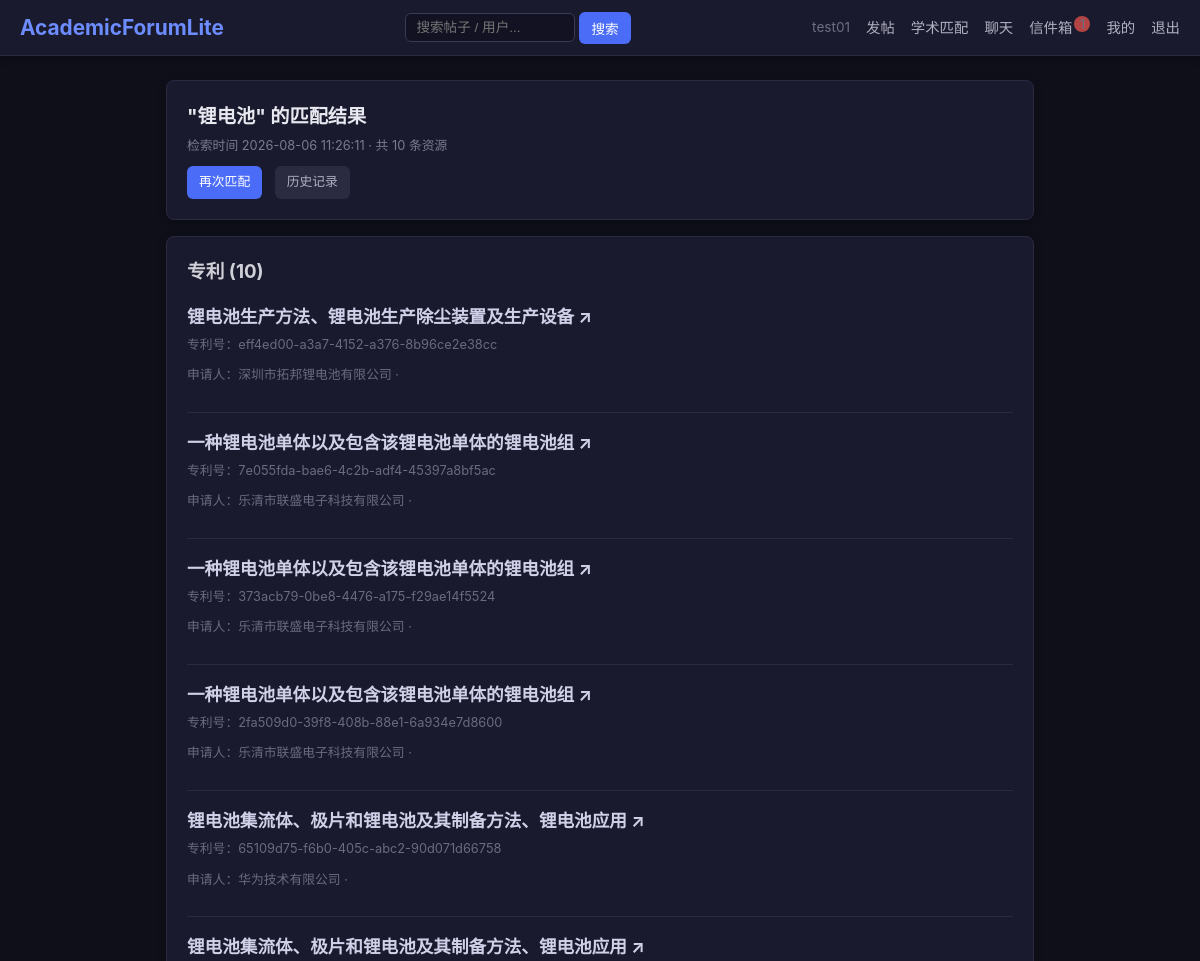
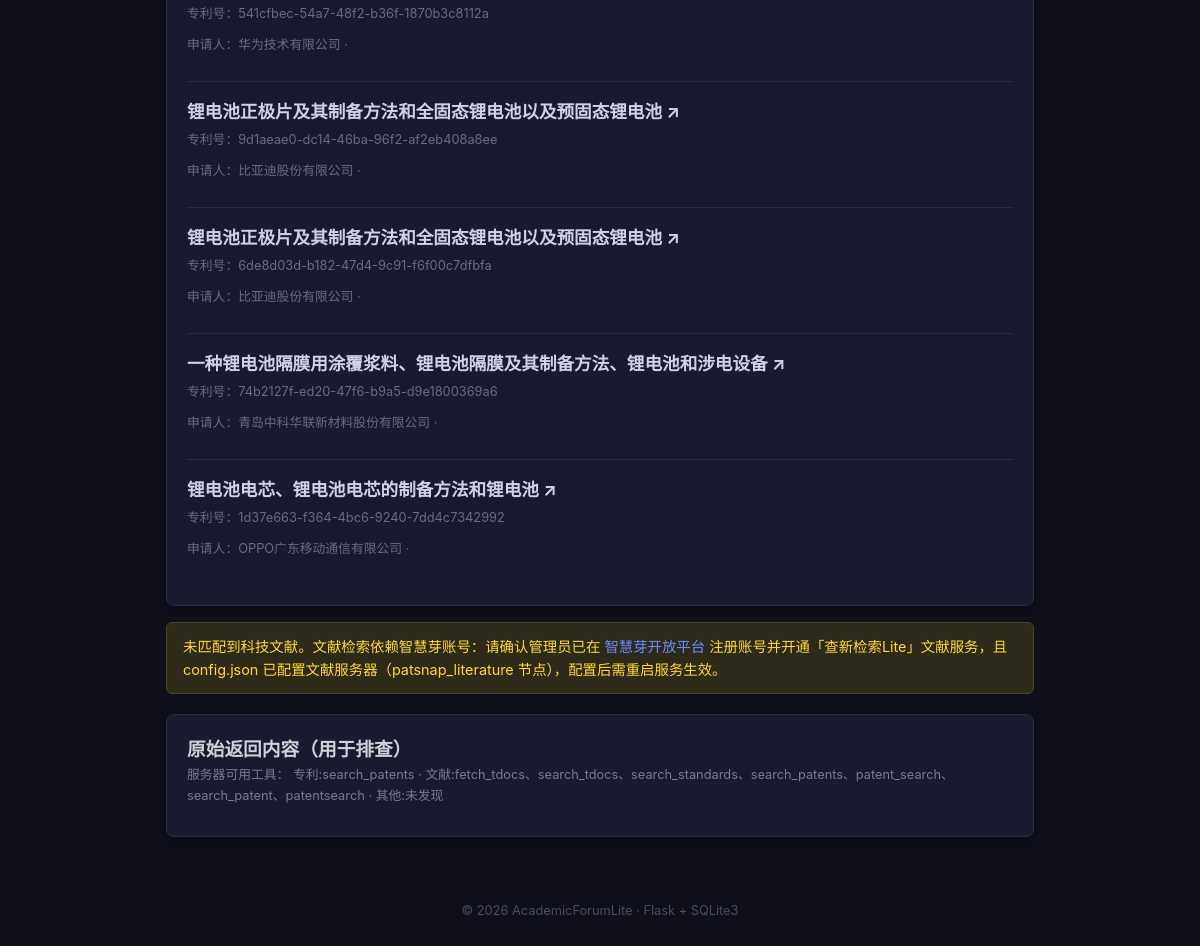
The app's page /match/result/8 (signed in) with its own data (2 pictures, top to bottom).
### tables this page shows
CREATE TABLE academic_search (
            id           INTEGER PRIMARY KEY AUTOINCREMENT,
            user_id      INTEGER NOT NULL,
            keyword      TEXT    NOT NULL,
            result_count INTEGER NOT NULL DEFAULT 0,
            summary      TEXT    NOT NULL DEFAULT '',
            results_json TEXT    NOT NULL DEFAULT '',
            create_time  TEXT    NOT NULL,
            FOREIGN KEY (user_id) REFERENCES user(id)
        );

### app.py (the view)
@app.route("/match/result/<int:search_id>")
@login_required
def match_result(search_id):
    import json
    db = get_db()
    record = db.execute(
        "SELECT * FROM academic_search WHERE id = ? AND user_id = ?",
        (search_id, session["user_id"])
    ).fetchone()
    if record is None:
        flash("记录不存在", "danger")
        return redirect(url_for("match"))
    try:
        results = json.loads(record["results_json"] or "{}")
    except json.JSONDecodeError:
        results = {}
    llm_error = request.args.get("llm_error", "")
    return render_template(
        "match_result.html",
        record=record,
        patents=results.get("patents", []),
        literature=results.get("literature", []),
        patents_raw=results.get("patents_raw", ""),
        literature_raw=results.get("literature_raw", ""),
        tools_found=results.get("tools_found", {}),
        errors=results.get("errors", []),
        summary=record["summary"],
        llm_error=llm_error,
    )

### app.py (called while the page is built)
def get_db() -> sqlite3.Connection:
    if "db" not in g:
        g.db = sqlite3.connect(DB_PATH)
        g.db.row_factory = sqlite3.Row
        g.db.execute("PRAGMA foreign_keys = ON")  # 开启外键级联
    return g.db

@app.context_processor
def inject_now():
    return {"now": datetime.now}

@app.context_processor
def inject_unread():
    if "user_id" not in session:
        return {"unread_count": 0}
    db = get_db()
    row = db.execute(
        "SELECT COUNT(*) AS c FROM message WHERE receiver_id = ? AND is_read = 0",
        (session["user_id"],)
    ).fetchone()
    return {"unread_count": row["c"] if row else 0}

def login_required(f):
    from functools import wraps
    @wraps(f)
    def decorated_function(*args, **kwargs):
        if "user_id" not in session:
            flash("请先登录", "warning")
            return redirect(url_for("index"))
        return f(*args, **kwargs)
    return decorated_function

### templates/match_result.html (shortened to what this page needs)
{% extends "base.html" %}
{% block content %}
    <div class="card">
        <h2 style="margin-bottom:4px;">"{{ record.keyword }}" 的匹配结果</h2>
        <div class="meta">检索时间 {{ record.create_time }} · 共 {{ record.result_count }} 条资源</div>
        <p style="margin-top:10px;">
            <a href="{{ url_for('match') }}" class="btn btn-primary btn-sm">再次匹配</a>
            <a href="{{ url_for('match_history') }}" class="btn btn-cancel btn-sm">历史记录</a>
        </p>
    </div>
    {% if patents %}
        <div class="card">
            <h3>专利 ({{ patents|length }})</h3>
            {% for p in patents %}
                <div class="post-item">
                    <h3>
                        {% if p.url %}
                            <a href="{{ p.url }}" target="_blank" rel="noopener">{{ p.title }} ↗</a>
                        {% else %}
                            {{ p.title }}
                        {% endif %}
                    </h3>
                    {% if p.patent_number %}
                        <div class="meta">专利号：{{ p.patent_number }}</div>
                    {% endif %}
                    <div class="meta">
                        {% if p.assignee %}申请人：{{ p.assignee }} · {% endif %}
                    </div>
                </div>
            {% endfor %}
        </div>
    {% endif %}
    {% if not literature and patents %}
        <div class="flash warning">
            未匹配到科技文献。文献检索依赖智慧芽账号：请确认管理员已在
            <a href="https://open.zhihuiya.com" target="_blank" rel="noopener">智慧芽开放平台</a>
            注册账号并开通「查新检索Lite」文献服务，且 config.json 已配置文献服务器（patsnap_literature 节点），配置后需重启服务生效。
        </div>
    {% endif %}
    {% if patents_raw or literature_raw or tools_found %}
        <div class="card">
            <h3>原始返回内容（用于排查）</h3>
            {% if tools_found %}
                <div class="meta">服务器可用工具：
                    专利:{{ tools_found.patent|join('、') if tools_found.patent else '未发现' }} ·
                    文献:{{ tools_found.literature|join('、') if tools_found.literature else '未发现' }} ·
                    其他:{{ tools_found.other|join('、') if tools_found.other else '未发现' }}
                </div>
            {% endif %}
        </div>
    {% endif %}
{% endblock %}

### templates/base.html (style rules this page uses)
* { margin: 0; padding: 0; box-sizing: border-box; }
body { font-family: -apple-system, BlinkMacSystemFont, "Segoe UI", Roboto, "Helvetica Neue", Arial, sans-serif; background: #0f0f1a; color: #d0d0d8; line-height: 1.6; min-height: 100vh; }
a { color: #6c8cff; text-decoration: none; }
.flash { padding: 12px 16px; border-radius: 6px; margin-bottom: 20px; font-size: .9rem; }
.flash.warning { background: #2e2a1a; color: #ffd93d; border: 1px solid #4a442a; }
.card { background: #1a1a2e; border-radius: 8px; padding: 20px; margin-bottom: 16px; box-shadow: 0 2px 8px rgba(0,0,0,.3); border: 1px solid #2a2a40; }
.card h2 { margin-bottom: 8px; font-size: 1.2rem; color: #e8e8f0; }
.card .meta { font-size: .8rem; color: #7a7a90; margin-bottom: 10px; }
.btn { display: inline-block; padding: 10px 20px; border: none; border-radius: 6px; font-size: .9rem; cursor: pointer; transition: opacity .2s, background .2s; }
.btn-primary { background: #4a6cf7; color: #fff; }
.btn-cancel { background: #2a2a40; color: #b0b0c0; margin-left: 8px; }
.btn-sm { padding: 6px 12px; font-size: .8rem; }
.post-item { border-bottom: 1px solid #2a2a40; padding: 16px 0; }
.post-item:last-child { border-bottom: none; }
.post-item h3 { font-size: 1.1rem; margin-bottom: 4px; }
.post-item h3 a { color: #d0d0e8; }
.post-item .meta { font-size: .8rem; color: #6a6a80; }

### records on screen
academic_search: keyword "锂电池", create_time "2026-08-06 11:26:11", result_count "10"

### other values on screen
{{ session.username }} "test01"
{{ unread_count }} "1"
{{ patents|length }} "10"
{{ p.title }} "锂电池生产方法、锂电池生产除尘装置及生产设备" "一种锂电池单体以及包含该锂电池单体的锂电池组" "一种锂电池单体以及包含该锂电池单体的锂电池组" "一种锂电池单体以及包含该锂电池单体的锂电池组" "锂电池集流体、极片和锂电池及其制备方法、锂电池应用" "锂电池集流体、极片和锂电池及其制备方法、锂电池应用" "锂电池正极片及其制备方法和全固态锂电池以及预固态锂电池" "锂电池正极片及其制备方法和全固态锂电池以及预固态锂电池" "一种锂电池隔膜用涂覆浆料、锂电池隔膜及其制备方法、锂电池和涉电设备" "锂电池电芯、锂电池电芯的制备方法和锂电池"
{{ p.patent_number }} "eff4ed00-a3a7-4152-a376-8b96ce2e38cc" "7e055fda-bae6-4c2b-adf4-45397a8bf5ac" "373acb79-0be8-4476-a175-f29ae14f5524" "2fa509d0-39f8-408b-88e1-6a934e7d8600" "65109d75-f6b0-405c-abc2-90d071d66758" "541cfbec-54a7-48f2-b36f-1870b3c8112a" "9d1aeae0-dc14-46ba-96f2-af2eb408a8ee" "6de8d03d-b182-47d4-9c91-f6f00c7dfbfa" "74b2127f-ed20-47f6-b9a5-d9e1800369a6" "1d37e663-f364-4bc6-9240-7dd4c7342992"
{{ p.assignee }} "深圳市拓邦锂电池有限公司" "乐清市联盛电子科技有限公司" "乐清市联盛电子科技有限公司" "乐清市联盛电子科技有限公司" "华为技术有限公司" "华为技术有限公司" "比亚迪股份有限公司" "比亚迪股份有限公司" "青岛中科华联新材料股份有限公司" "OPPO广东移动通信有限公司"
{{ tools_found.patent|join('、') if tools_found.patent else '未发现' }} "search_patents"
{{ tools_found.literature|join('、') if tools_found.literature else '未发现' }} "fetch_tdocs、search_tdocs、search_standards、search_patents、patent_search、search_patent、patentsearch"
{{ tools_found.other|join('、') if tools_found.other else '未发现' }} "未发现"
